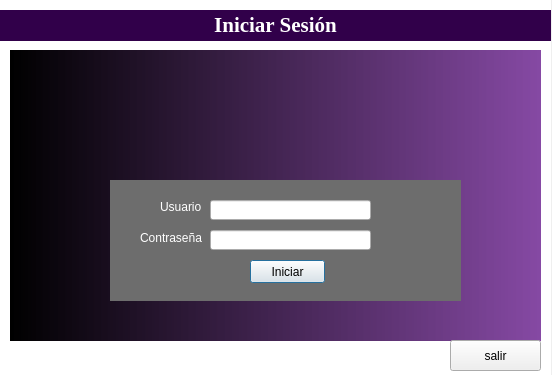
<?xml version="1.0" encoding="UTF-8"?>
<ui version="4.0">
 <class>Dialog</class>
 <widget class="QDialog" name="Dialog">
  <property name="geometry">
   <rect>
    <x>0</x>
    <y>0</y>
    <width>552</width>
    <height>375</height>
   </rect>
  </property>
  <property name="windowTitle">
   <string>Login</string>
  </property>
  <widget class="QWidget" name="widget_5" native="true">
   <property name="geometry">
    <rect>
     <x>0</x>
     <y>10</y>
     <width>551</width>
     <height>31</height>
    </rect>
   </property>
   <property name="styleSheet">
    <string notr="true">background-color: rgb(85, 0, 127);
background-color: rgb(105, 24, 127);
background-color: rgb(49, 0, 74);</string>
   </property>
   <widget class="QLabel" name="label_17">
    <property name="geometry">
     <rect>
      <x>140</x>
      <y>0</y>
      <width>271</width>
      <height>31</height>
     </rect>
    </property>
    <property name="font">
     <font>
      <family>Georgia</family>
      <pointsize>16</pointsize>
      <weight>75</weight>
      <bold>true</bold>
     </font>
    </property>
    <property name="styleSheet">
     <string notr="true">border-color: rgb(255, 255, 255);</string>
    </property>
    <property name="text">
     <string>&lt;html&gt;&lt;head/&gt;&lt;body&gt;&lt;p align=&quot;center&quot;&gt;&lt;span style=&quot; color:#ffffff;&quot;&gt;Iniciar Sesión&lt;/span&gt;&lt;/p&gt;&lt;/body&gt;&lt;/html&gt;</string>
    </property>
   </widget>
  </widget>
  <widget class="QLineEdit" name="lineEdit">
   <property name="geometry">
    <rect>
     <x>210</x>
     <y>200</y>
     <width>161</width>
     <height>20</height>
    </rect>
   </property>
  </widget>
  <widget class="QLineEdit" name="lineEdit_2">
   <property name="geometry">
    <rect>
     <x>210</x>
     <y>230</y>
     <width>161</width>
     <height>20</height>
    </rect>
   </property>
   <property name="text">
    <string/>
   </property>
   <property name="echoMode">
    <enum>QLineEdit::Password</enum>
   </property>
  </widget>
  <widget class="QPushButton" name="pushButton">
   <property name="geometry">
    <rect>
     <x>250</x>
     <y>260</y>
     <width>75</width>
     <height>23</height>
    </rect>
   </property>
   <property name="styleSheet">
    <string notr="true">font: 10pt &quot;MS Shell Dlg 2&quot;;</string>
   </property>
   <property name="text">
    <string>Iniciar</string>
   </property>
  </widget>
  <widget class="QLabel" name="label">
   <property name="geometry">
    <rect>
     <x>160</x>
     <y>200</y>
     <width>47</width>
     <height>13</height>
    </rect>
   </property>
   <property name="styleSheet">
    <string notr="true">color: rgb(255, 255, 255);
font: 10pt &quot;MS Shell Dlg 2&quot;;</string>
   </property>
   <property name="text">
    <string>Usuario</string>
   </property>
  </widget>
  <widget class="QLabel" name="label_3">
   <property name="geometry">
    <rect>
     <x>200</x>
     <y>70</y>
     <width>161</width>
     <height>101</height>
    </rect>
   </property>
   <property name="styleSheet">
    <string notr="true">
image: url(:/newPrefix/70656941_662269460951417_3596092485337612288_n.png);</string>
   </property>
   <property name="text">
    <string/>
   </property>
  </widget>
  <widget class="QWidget" name="widget" native="true">
   <property name="geometry">
    <rect>
     <x>110</x>
     <y>180</y>
     <width>351</width>
     <height>121</height>
    </rect>
   </property>
   <property name="styleSheet">
    <string notr="true">background-color: rgb(109, 109, 109);</string>
   </property>
   <widget class="QLabel" name="label_2">
    <property name="geometry">
     <rect>
      <x>30</x>
      <y>50</y>
      <width>71</width>
      <height>16</height>
     </rect>
    </property>
    <property name="styleSheet">
     <string notr="true">color: rgb(255, 255, 255);
font: 10pt &quot;MS Shell Dlg 2&quot;;</string>
    </property>
    <property name="text">
     <string>Contraseña</string>
    </property>
   </widget>
  </widget>
  <widget class="QWidget" name="widget_2" native="true">
   <property name="geometry">
    <rect>
     <x>10</x>
     <y>50</y>
     <width>531</width>
     <height>291</height>
    </rect>
   </property>
   <property name="styleSheet">
    <string notr="true">background-color: rgb(206, 196, 255);
background-color: qlineargradient(spread:pad, x1:0, y1:0, x2:1, y2:0, stop:0 rgba(0, 0, 0, 255), stop:1 rgba(85, 0, 127, 182));
</string>
   </property>
  </widget>
  <widget class="QPushButton" name="pushButton_2">
   <property name="geometry">
    <rect>
     <x>450</x>
     <y>340</y>
     <width>91</width>
     <height>31</height>
    </rect>
   </property>
   <property name="styleSheet">
    <string notr="true">font: 10pt &quot;MS Shell Dlg 2&quot;;</string>
   </property>
   <property name="text">
    <string>salir</string>
   </property>
  </widget>
  <widget class="QLabel" name="label_4">
   <property name="geometry">
    <rect>
     <x>210</x>
     <y>60</y>
     <width>141</width>
     <height>111</height>
    </rect>
   </property>
   <property name="styleSheet">
    <string notr="true">image: url(:/login/user2.png);
image: url(:/login/user2.png);</string>
   </property>
   <property name="text">
    <string/>
   </property>
   <property name="pixmap">
    <pixmap>:/login/user.png</pixmap>
   </property>
   <property name="scaledContents">
    <bool>true</bool>
   </property>
  </widget>
  <widget class="QWidget" name="widget_3" native="true">
   <property name="geometry">
    <rect>
     <x>0</x>
     <y>0</y>
     <width>551</width>
     <height>381</height>
    </rect>
   </property>
   <property name="styleSheet">
    <string notr="true">background-color: rgb(255, 255, 255);</string>
   </property>
  </widget>
  <zorder>widget_3</zorder>
  <zorder>widget_2</zorder>
  <zorder>widget</zorder>
  <zorder>widget_5</zorder>
  <zorder>lineEdit</zorder>
  <zorder>lineEdit_2</zorder>
  <zorder>pushButton</zorder>
  <zorder>label</zorder>
  <zorder>label_3</zorder>
  <zorder>pushButton_2</zorder>
  <zorder>label_4</zorder>
 </widget>
 <resources>
  <include location="login.qrc"/>
 </resources>
 <connections/>
</ui>
